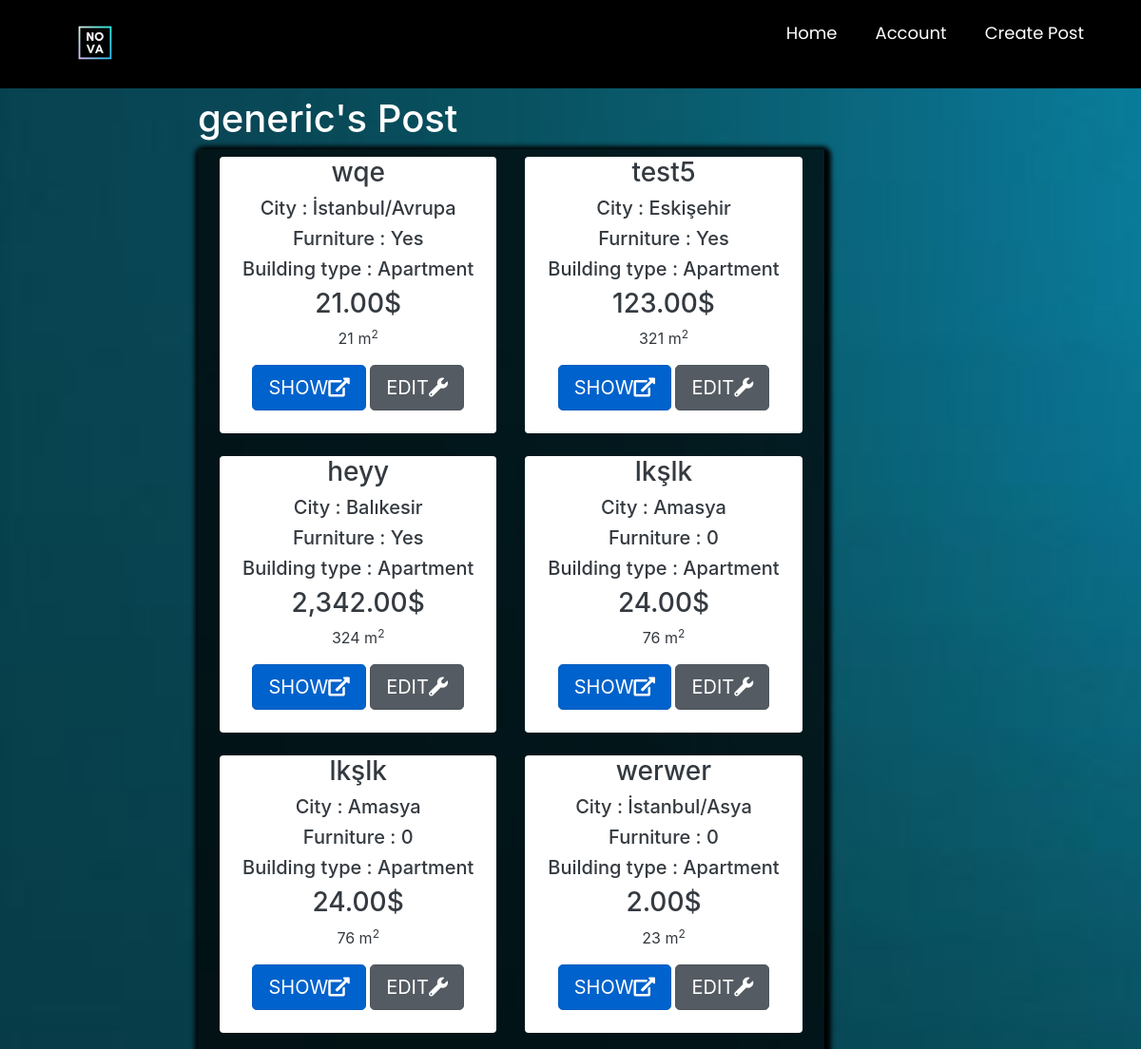
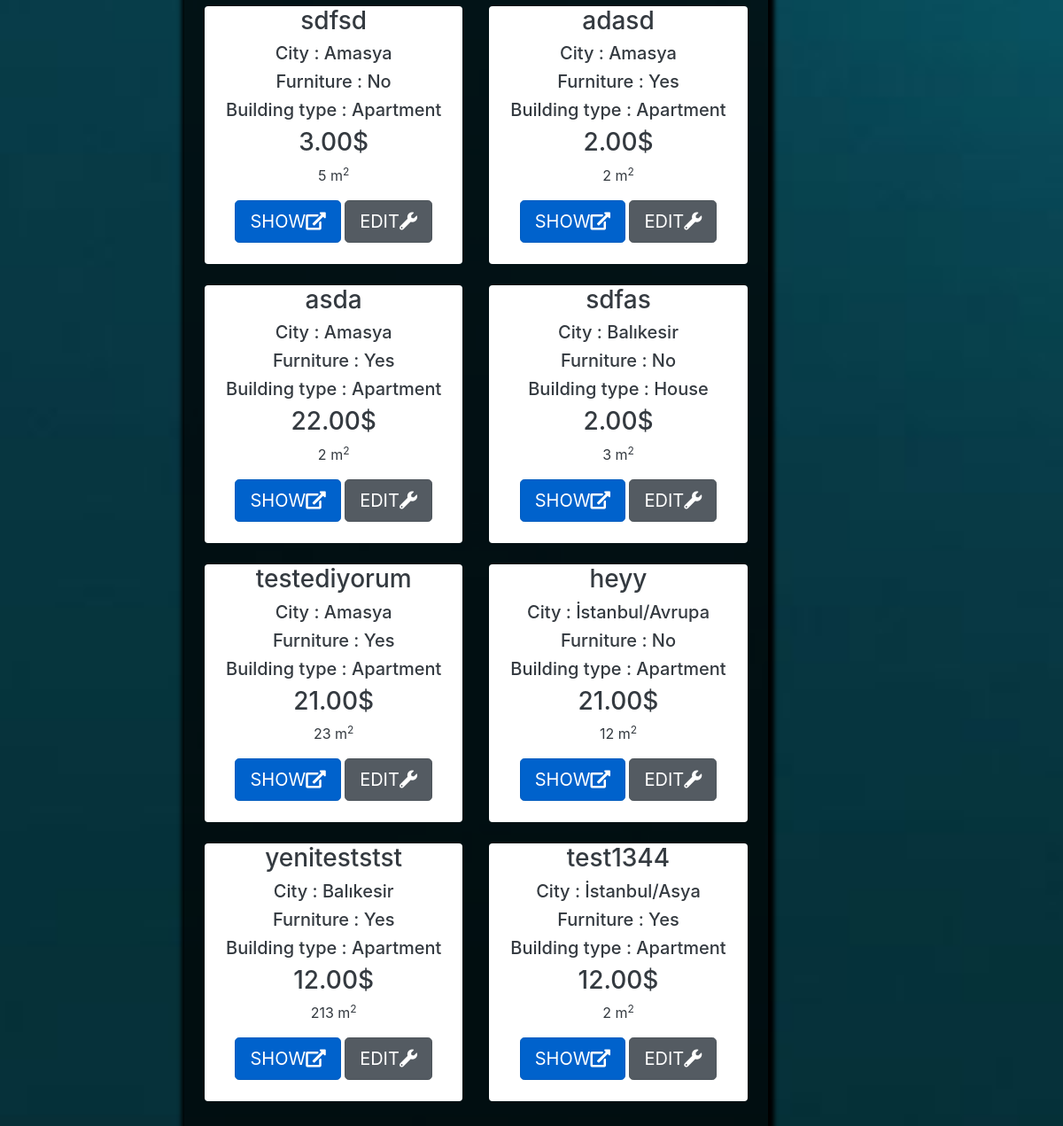
The page /listaddedposts/ (signed in) on the database as committed earlier (2 pictures, top to bottom).
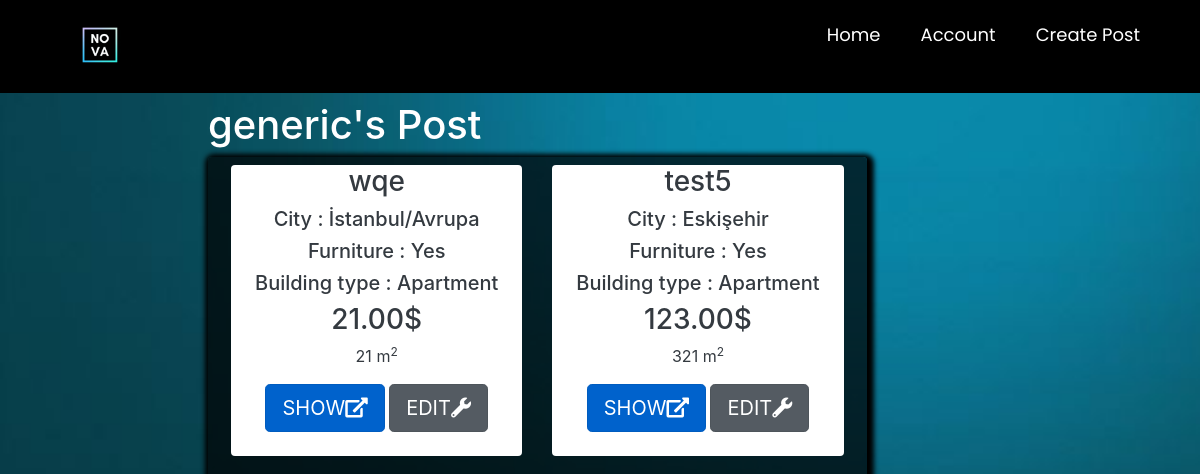
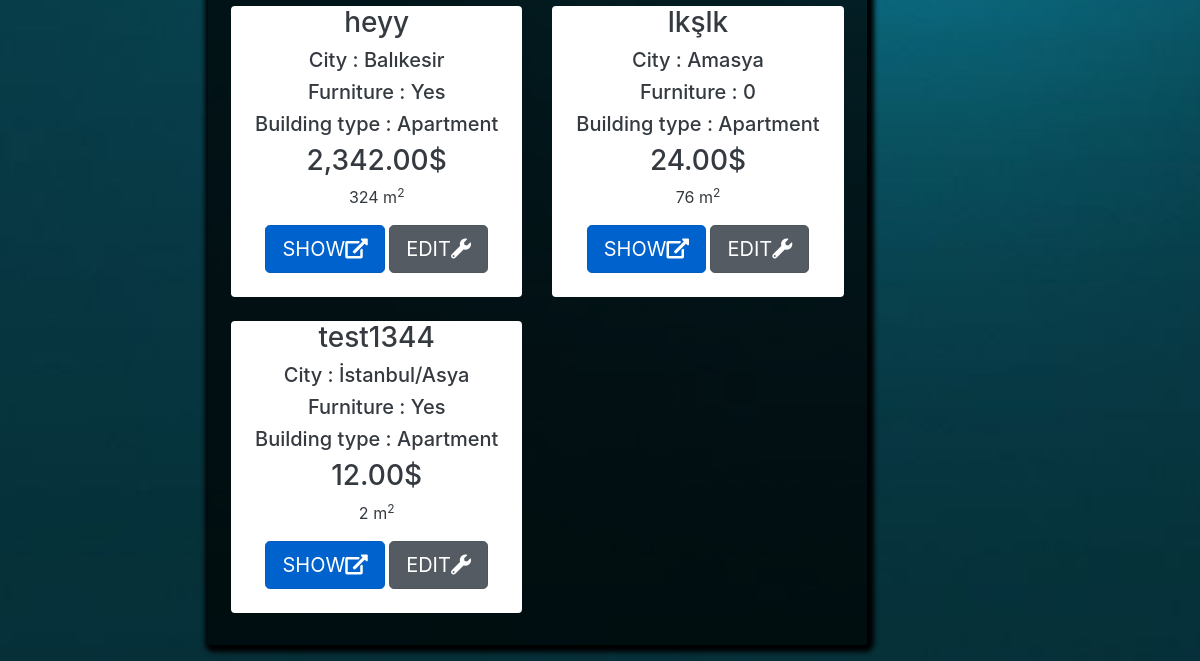
The same page on the database as committed later (2 pictures, top to bottom).
### main/models.py (models this page shows, shortened)
class ourUser(models.Model):
    user = models.OneToOneField(User, null=True, on_delete=models.CASCADE)  # relation with django's user # will be implemented later
    username = models.CharField(max_length=255,null=True)
    first_name = models.CharField(max_length=255,null=True)
    last_name = models.CharField(max_length=255,null=True)
    email = models.EmailField(max_length=254)

class Post(models.Model):
    ouruser = models.ForeignKey(ourUser, null=True, on_delete=models.CASCADE)
    post_title = models.CharField(max_length=255,null=True)
    post_description = models.TextField()
    price = models.DecimalField(decimal_places=2 , max_digits=12)
    location = models.CharField(max_length=255,null=True,choices=city)
    postType = models.CharField(choices=RorS , max_length=50, null=True , default='For Sale')
    floor = models.DecimalField(decimal_places=0 , max_digits=3 ,null=True)
    building_age = models.DecimalField(decimal_places=0, max_digits=2 , null=True)
    area = models.DecimalField(decimal_places=0,max_digits=4 ,null=True)
    isFurniture = models.CharField(choices=Furniture ,null=True,max_length=50,default="No")
    building_type = models.CharField(choices=b_types ,null=True ,max_length=50)
    room = models.DecimalField(decimal_places=0 , max_digits=3 ,null=True)

### main/decorators.py (the view)
        def wrapper_func(request, *args, **kwargs):
            group = None
            if request.user.groups.exists():
                group = request.user.groups.all()[0].name
            if group in allowed_roles:
                return view_func(request, *args, **kwargs)
            else:
                return HttpResponse('You are not authorized to view this page')

### main/views.py (called while the page is built)
@login_required
@allowed_users(allowed_roles=['customer'])
def listaddedposts(request):
    fuser = ourUser.objects.get(user_id=request.user.id)
    posts = Post.objects.all().filter(ouruser=fuser)
    mydict = {'posts': posts, 'fuser': fuser}
    return render(request, 'main/listaddedposts.html', context=mydict)

### main/templates/main/listaddedposts.html (shortened to what this page needs)
{% extends 'main/mainpage.html' %}
{% load static %}
{% load humanize %}
{% block content %}
<head>
    <link href="//maxcdn.bootstrapcdn.com/bootstrap/4.1.1/css/bootstrap.min.css" rel="stylesheet" id="bootstrap-css">
    <link rel="stylesheet" href="https://stackpath.bootstrapcdn.com/bootstrap/4.1.3/css/bootstrap.min.css"
>
    <link rel="stylesheet" href="https://use.fontawesome.com/releases/v5.3.1/css/all.css"
>
</head>
<div style="margin-left: 17%">
<div class="container p-1 my-1 text-white rounded">
    <h1>{{fuser.first_name}}'s Post</h1>
<div class="col-md-8 rounded" style=" box-shadow: 2px 2px 5px 5px #000000;background-color: rgba(0,0,0,0.7)">
            <div class="row p-2 my-2">
                {% if posts %}
                {% for i in posts %}
                <div class="col-md-6 ">
                    <div class="container-fluid bg-white rounded text-dark" style="text-align:center;">
                        <h3>{{ i.post_title }}</h3>
                        <h5>City : {{ i.location }}</h5>
                        <h5>Furniture : {{ i.isFurniture }}</h5>
                        <h5>Building type : {{ i.building_type }}</h5>
                        <h3>{{ i.price|intcomma }}$</h3>
                        <p class="descroption">{{i.area}} m<sup>2</sup></p>
                        <a href="{% url 'product_details' i.id %}" class="btn btn-primary btn-lg active" role="button"
                           aria-pressed="true">SHOW<i class="fas fa-external-link-alt"></i></a>
                         <a href="{% url 'editpost' i.id %}" class="btn btn-secondary btn-lg active" role="button"
                           aria-pressed="true">EDIT<i class="fas fa-wrench"></i></i></a>
                        <br><br>
                    </div>
                    <br>
                </div>
                {% endfor %}
                 {%else%}
                <h3>You dont have any post yet</h3>
                <h2>If you want to post <a href="{% url 'createpost' %}">click here</a></h2>
                {% endif %}
            </div>
        </div>
</div>
    </div>
{% endblock %}

### main/templates/main/mainpage.html (shortened to what this page needs)
<!DOCTYPE html>
{% load static %}
<html lang="en" dir="ltr">
<head>
</head>
<body class="g">
<nav>
    <div class="logo">
        <a class="navbar-brand pb-2" href="{% url 'homepage' %}"><img src="{% static 'images/nova_logo.gif' %}"
                                                                      style="height: 80px; width: 80px"></a>
    </div>
    <ul>
        {% if user.is_staff %}
        <li><a href="/adminPage">Return Admin Page</a></li>
        {% else %}
        <li><a href="/">Home</a></li>
        {% endif %}
        {% if user.is_authenticated %}
        {% if user.is_staff %}
        <h4 class="text-white">Visitor view for admin</h4>
        {% else %}
        <li>
            <a href="">Account</a>
        </li>
        <li>
            <a href="{% url 'createpost' %}">Create Post</a>
        </li>
        {% endif %}
        {% endif %}
    </ul>
</nav>
{% block content %}
{% endblock %}
</body>
</html>

### main/templates/main/mainpage.html (style rules this page uses)
nav { margin: 0; padding: 0; user-select: none; box-sizing: border-box; font-family: 'Poppins', sans-serif; }
body.g { background-image: url('/static/images/wallpaper.jpg'); background-size: cover; background-repeat: no-repeat; background-attachment: fixed; }
nav { background: #000000; }
nav:after { content: ''; clear: both; display: table; }
nav .logo { float: left; color: white; font-size: 27px; font-weight: 600; line-height: 70px; padding-left: 60px; }
nav ul { float: right; margin-right: 40px; list-style: none; position: relative; z-index: 10000; }
nav ul li { float: left; display: inline-block; background: #000000; margin: 0 5px; }
nav ul li a { color: white; line-height: 70px; text-decoration: none; font-size: 18px; padding: 8px 15px; }

Rows that differ between the two databases and show on the page:
removed Post: post_title "lkşlk", location "Amasya", isFurniture "0", building_type "Apartment", price "24.00", area "76"
removed Post: post_title "werwer", location "İstanbul/Asya", isFurniture "0", building_type "Apartment", price "2.00", area "23"
removed Post: post_title "sdfsd", location "Amasya", isFurniture "No", building_type "Apartment", price "3.00", area "5"
removed Post: post_title "adasd", location "Amasya", isFurniture "Yes", building_type "Apartment", price "2.00", area "2"
removed Post: post_title "asda", location "Amasya", isFurniture "Yes", building_type "Apartment", price "22.00", area "2"
removed Post: post_title "sdfas", location "Balıkesir", isFurniture "No", building_type "House", price "2.00", area "3"
removed Post: post_title "testediyorum", location "Amasya", isFurniture "Yes", building_type "Apartment", price "21.00", area "23"
removed Post: post_title "heyy", location "İstanbul/Avrupa", isFurniture "No", building_type "Apartment", price "21.00", area "12"
removed Post: post_title "yeniteststst", location "Balıkesir", isFurniture "Yes", building_type "Apartment", price "12.00", area "213"
